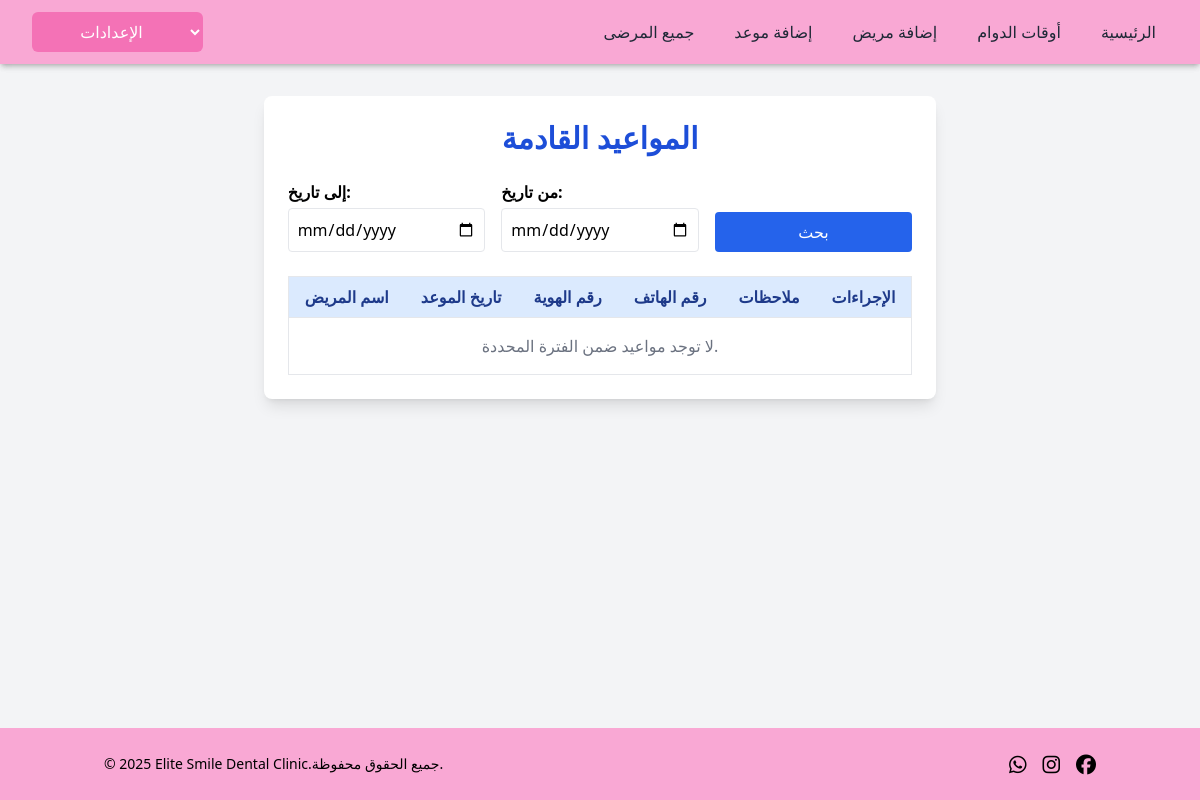
The page /doctor/admin_main_page on the database as committed earlier.
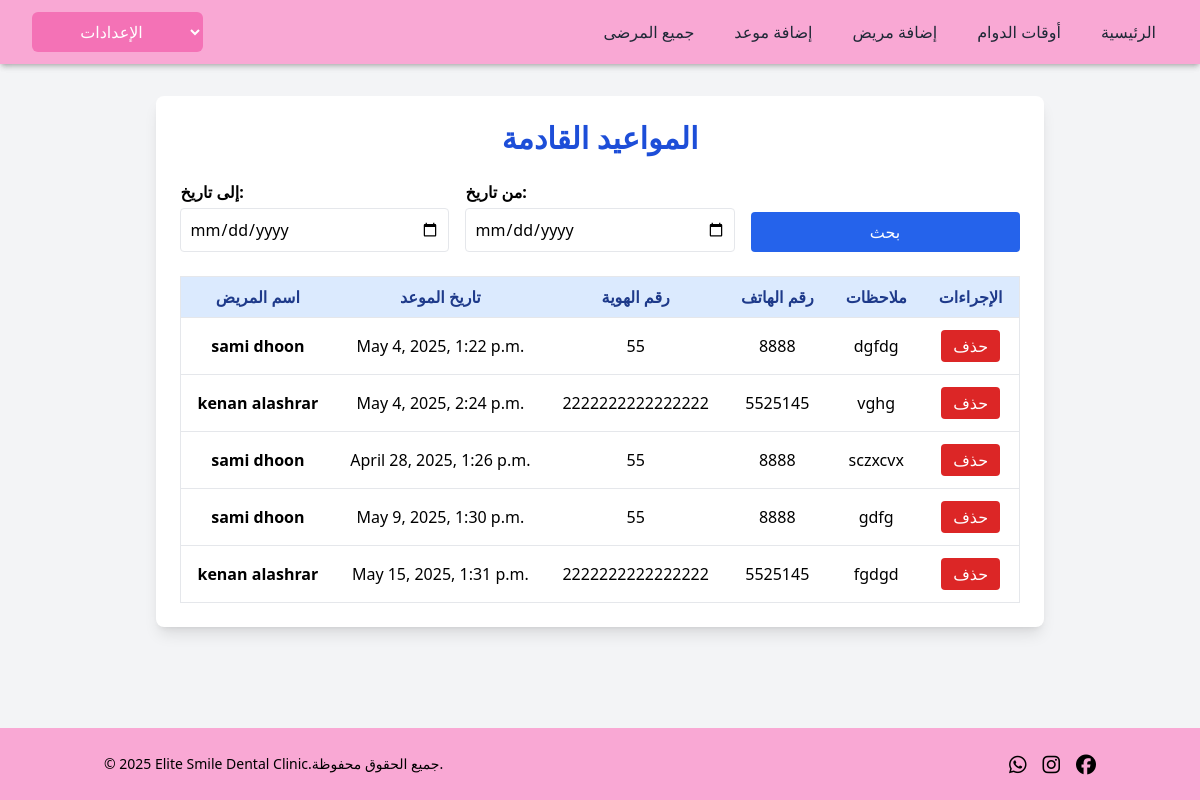
The same page on the database as committed later.
### clinic_app/models.py (models this page shows, shortened)
class Appointment(models.Model):
    doctor = models.ForeignKey(User,on_delete=models.CASCADE,related_name='doctor_appointments',limit_choices_to={'role': 'doctor'})
    patient = models.ForeignKey(User,on_delete=models.CASCADE,related_name='patient_appointments',limit_choices_to={'role': 'patient'})
    start_at_date = models.DateTimeField()
    end_at = models.DateTimeField()
    notes = models.TextField(blank=True)
    the_service = models.TextField(blank=True)
    created_at = models.DateTimeField(auto_now_add=True)
    updated_at = models.DateTimeField(auto_now=True)
    def get_appointments():
        return Appointment.objects.all()

class User(models.Model):
    first_name = models.CharField(max_length=255)
    last_name = models.CharField(max_length=255)
    email = models.CharField(max_length=255)
    password = models.CharField(max_length=255)
    role = models.CharField(max_length=255, default='patient')
    doctor = models.ForeignKey('self', null=True, blank=True, on_delete=models.SET_NULL, related_name='patients')
    birth_date = models.DateField(blank=True, null=True)
    gender = models.CharField(max_length=10, blank=True)  # No need for null=True in CharField
    social_status = models.CharField(max_length=20, blank=True)
    id_number = models.CharField(max_length=20, blank=True)
    phone = models.CharField(max_length=20, blank=True)
    chronic_disease = models.BooleanField(default=False)
    takes_medications = models.BooleanField(default=False)
    drug_allergy = models.BooleanField(default=False)
    allergy_details = models.TextField(blank=True)
    dialysis =models.BooleanField(default=False)
    treatment_plan = models.TextField(blank=True)
    created_at = models.DateTimeField(auto_now_add=True)
    updated_at = models.DateTimeField(auto_now=True)
    objects = UserManager()

### doctor_app/views.py (the view)
# urls.py: path('admin_main_page', views.admin_main_page, name='admin_main_page'),
def admin_main_page(request):
    context={
        'appointments':Appointment.get_appointments(),
    }
    return render(request, 'doctor/admin_main_page.html',context)

### doctor_app/templates/doctor/admin_main_page.html (shortened to what this page needs)
<!DOCTYPE html>
<html lang="ar" >
<head>
    <script src="https://cdn.tailwindcss.com"></script>
</head>
<body class="flex flex-col min-h-screen bg-gray-100 font-sans">
    <div dir="ltr" class="shadow-md bg-white">
        {% include 'doctor/navbardoctor.html' %}
    </div>
    <main class="flex-grow max-w-6xl mx-auto px-4 py-8">
        <div class="bg-white shadow-lg rounded-lg p-6">
            <h1 class="text-3xl font-bold text-center text-blue-700 mb-6">المواعيد القادمة</h1>
            <form method="POST" class="grid grid-cols-1 md:grid-cols-3 gap-4 mb-6" action="filter_appointments">
                <div>
                    <label class="block mb-1 font-semibold">إلى تاريخ:</label>
                    <input type="date" name="end_date" class="w-full p-2 border rounded" required>
                </div>
                <div>
                    <label class="block mb-1 font-semibold">من تاريخ:</label>
                    <input type="date" name="start_date" class="w-full p-2 border rounded" required>
                </div>
                <div class="flex items-end">
                    <button type="submit" class="w-full bg-blue-600 text-white py-2 rounded hover:bg-blue-700">بحث</button>
                </div>
            </form>
            <div class="overflow-x-auto">
                <table class="min-w-full border text-center shadow-sm">
                    <thead class="bg-blue-100 text-blue-900">
                        <tr>
                            <th class="py-2 px-4 border-b">اسم المريض</th>
                            <th class="py-2 px-4 border-b">تاريخ الموعد</th>
                            <th class="py-2 px-4 border-b">رقم الهوية</th>
                            <th class="py-2 px-4 border-b">رقم الهاتف</th>
                            <th class="py-2 px-4 border-b">ملاحظات</th>
                            <th class="py-2 px-4 border-b">الإجراءات</th>
                        </tr>
                    </thead>
                    <tbody class="bg-white divide-y divide-gray-200">
                        {% for appt in appointments %}
                        <tr class="hover:bg-gray-50 transition">
                            <td class="py-3 px-4 font-semibold">{{ appt.patient.first_name }} {{ appt.patient.last_name }}</td>
                            <td class="py-3 px-4">{{ appt.start_at_date }}</td>
                            <td class="py-3 px-4">{{ appt.patient.id_number }}</td>
                            <td class="py-3 px-4">{{ appt.patient.phone }}</td>
                            <td class="py-3 px-4">{{ appt.notes}}</td>
                            <td class="py-3 px-4">
                                <form method="POST" action="{% url 'delete_appointment' appt.id %}" class="inline">
                                    <button type="submit" class="bg-red-600 text-white py-1 px-3 rounded hover:bg-red-700">حذف</button>
                                </form>
                            </td>
                        </tr>
                        {% empty %}
                        <tr>
                            <td colspan="7" class="text-gray-500 py-4">لا توجد مواعيد ضمن الفترة المحددة.</td>
                        </tr>
                        {% endfor %}
                    </tbody>
                </table>
            </div>
        </div>
    </main>
    <footer class="text-center">
        {% include 'clinic/footer.html' %}
    </footer>
</body>
</html>

Rows that differ between the two databases and show on the page:
added Appointment: patient.first_name "sami", patient.last_name "dhoon", start_at_date "May 4, 2025, 1:22 p.m.", patient.id_number "55", patient.phone "8888", notes "dgfdg"
added Appointment: patient.first_name "kenan", patient.last_name "alashrar", start_at_date "May 4, 2025, 2:24 p.m.", patient.id_number "2222222222222222", patient.phone "5525145", notes "vghg"
added Appointment: patient.first_name "sami", patient.last_name "dhoon", start_at_date "April 28, 2025, 1:26 p.m.", patient.id_number "55", patient.phone "8888", notes "sczxcvx"
added Appointment: patient.first_name "sami", patient.last_name "dhoon", start_at_date "May 9, 2025, 1:30 p.m.", patient.id_number "55", patient.phone "8888", notes "gdfg"
added Appointment: patient.first_name "kenan", patient.last_name "alashrar", start_at_date "May 15, 2025, 1:31 p.m.", patient.id_number "2222222222222222", patient.phone "5525145", notes "fgdgd"
Other text that changed with them:
text no longer shown: "لا توجد مواعيد ضمن الفترة المحددة."
